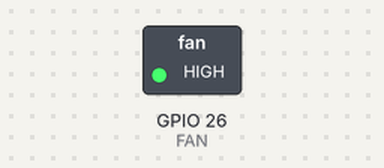
A sketch run on a simulated ESP32. Shown: switched loads named in the sketch (green lamp = pin HIGH).

Above: at 1.5 s.
At 4.5 s:
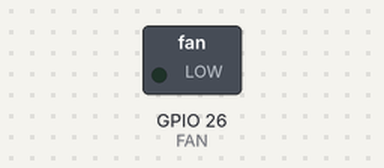
Timing chart, 0 to 7.8 s (numbered marks = the images above):
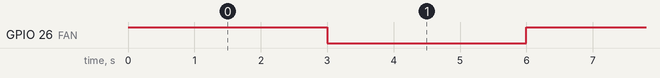

The sketch:

Fancontrol.ino
```cpp
#include <M5Atom.h>

#define FAN 26
void setup() {
  // put your setup code here, to run once:
  M5.begin();
  pinMode(FAN,OUTPUT);
}

void loop() {
  // put your main code here, to run repeatedly:
  digitalWrite(FAN,1);
  delay(3000);
  digitalWrite(FAN,0);
  delay(3000);

}
```

Measured:
- by itself, GPIO 26 (FAN): alternates HIGH for 3.0 s and LOW for 3.0 s
